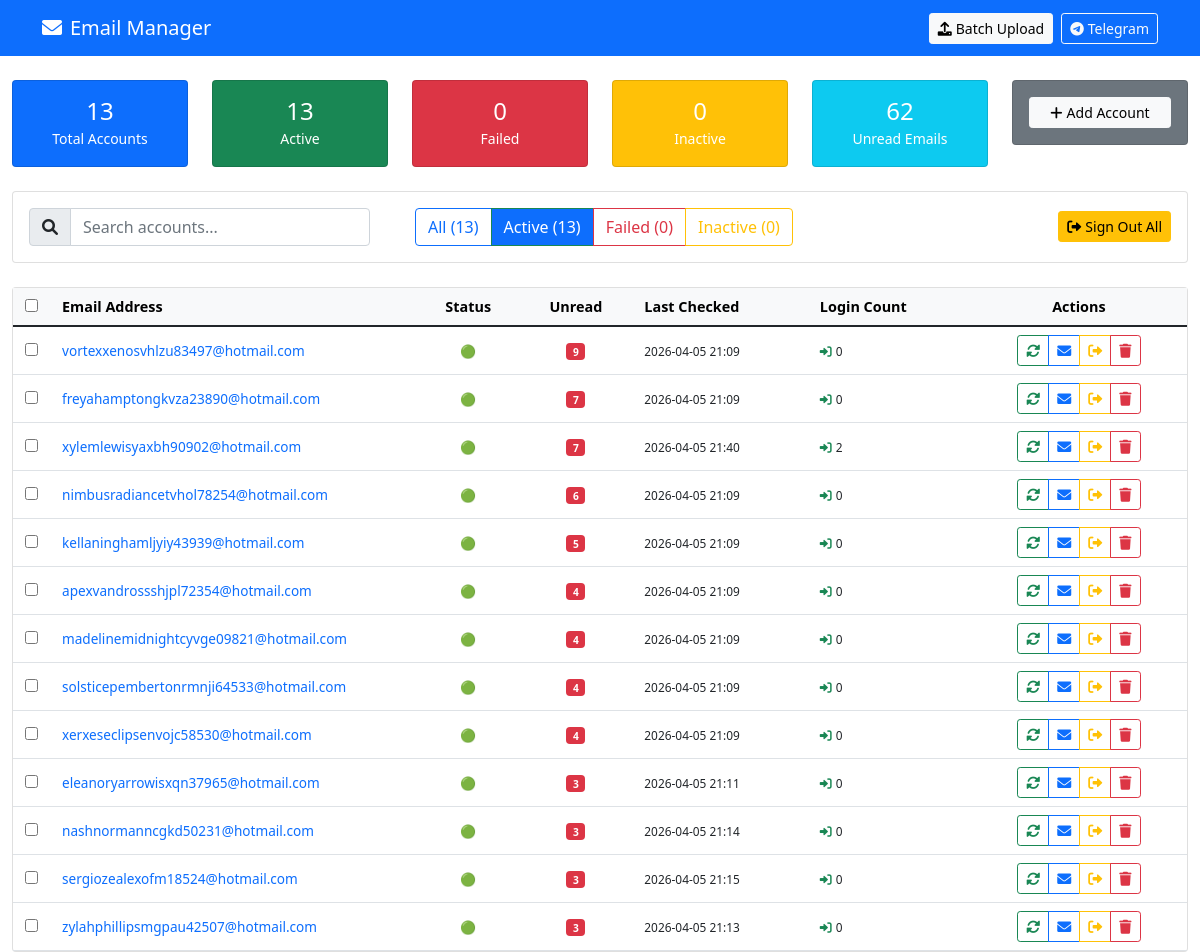
Page /dashboard?status=active on the committed database.
### tables this page shows
CREATE TABLE accounts (
            id INTEGER PRIMARY KEY AUTOINCREMENT,
            email TEXT UNIQUE NOT NULL,
            access_token TEXT,
            refresh_token TEXT,
            is_signed_in BOOLEAN DEFAULT 1,
            last_checked DATETIME,
            unread_count INTEGER DEFAULT 0,
            last_error TEXT
        , date_added DATETIME, login_count INTEGER DEFAULT 0, failure_count INTEGER DEFAULT 0, proxy_slot TEXT, account_status TEXT DEFAULT "active", client_id TEXT);

### app.py (the view)
@app.route('/dashboard')
def dashboard():
    status_filter = request.args.get('status', 'all')
    search_query = request.args.get('search', '')
    page = int(request.args.get('page', 1))
    per_page = 50
    conn = sqlite3.connect(app.config['DATABASE_FILE'])
    c = conn.cursor()
    query = '''
        SELECT id, email, is_signed_in, unread_count, last_checked, last_error,
               date_added, login_count, failure_count, account_status, access_token
        FROM accounts
        WHERE 1=1
    '''
    params = []
    if search_query:
        query += ' AND email LIKE ?'
        params.append(f'%{search_query}%')
    if status_filter == 'active':
        query += ' AND is_signed_in = 1 AND last_error IS NULL'
    elif status_filter == 'failed':
        query += ' AND last_error IS NOT NULL'
    elif status_filter == 'inactive':
        query += ' AND is_signed_in = 0'
    query += ' ORDER BY unread_count DESC, email ASC'
    count_query = f'SELECT COUNT(*) FROM ({query})'
    c.execute(count_query, params)
    total_accounts = c.fetchone()[0]
    query += ' LIMIT ? OFFSET ?'
    params.extend([per_page, (page - 1) * per_page])
    c.execute(query, params)
    accounts = []
    for row in c.fetchall():
        accounts.append({
            'id': row[0],
            'email': row[1],
            'is_signed_in': bool(row[2]),
            'unread_count': row[3],
            'last_checked': row[4],
            'last_error': row[5],
            'date_added': row[6],
            'login_count': row[7],
            'failure_count': row[8],
            'account_status': row[9],
            'access_token': row[10],
            'status_badge': get_status_badge(row[3], row[5], row[2], row[10])  # FIXED: Added access_token parameter
        })
    c.execute('''
        SELECT
            COUNT(*) as total,
            SUM(CASE WHEN is_signed_in = 1 AND last_error IS NULL THEN 1 ELSE 0 END) as active,
            SUM(CASE WHEN last_error IS NOT NULL THEN 1 ELSE 0 END) as failed,
            SUM(CASE WHEN is_signed_in = 0 THEN 1 ELSE 0 END) as inactive,
            SUM(unread_count) as total_unread
        FROM accounts
    ''')
    stats = c.fetchone()
    conn.close()
    total_pages = (total_accounts + per_page - 1) // per_page
    return render_template('index.html',
                         accounts=accounts,
                         stats={
                             'total': stats[0],
                             'active': stats[1],
                             'failed': stats[2],
                             'inactive': stats[3],
                             'total_unread': stats[4]
                         },
                         current_page=page,
                         total_pages=total_pages,
                         status_filter=status_filter,
                         search_query=search_query)

### app.py (called while the page is built)
def get_status_badge(unread_count, last_error, is_signed_in, access_token):
    if access_token and (access_token.startswith('legacy_auth_') or access_token.startswith('imap_auth_')):
        return '🟡'  # Yellow for legacy accounts
    if last_error:
        return '🔴'
    elif not is_signed_in:
        return '⚫'
    elif unread_count > 0:
        return '🟢'
    else:
        return '🔵'

### templates/index.html (shortened to what this page needs)
<!DOCTYPE html>
<html lang="en">
<head>
    <link href="https://cdn.jsdelivr.net/npm/bootstrap@5.1.3/dist/css/bootstrap.min.css" rel="stylesheet">
    <link href="https://cdnjs.cloudflare.com/ajax/libs/font-awesome/6.0.0/css/all.min.css" rel="stylesheet">
</head>
<body>
    <nav class="navbar navbar-expand-lg navbar-dark bg-primary">
        <div class="container">
            <a class="navbar-brand" href="{{ url_for('dashboard') }}">
                <i class="fas fa-envelope me-2"></i>Email Manager
            </a>
            <div class="navbar-nav ms-auto">
                <a href="{{ url_for('batch_upload') }}" class="btn btn-light btn-sm me-2">
                    <i class="fas fa-upload me-1"></i>Batch Upload
                </a>
<a href="{{ url_for('telegram_settings') }}" class="btn btn-outline-light btn-sm">
                    <i class="fab fa-telegram me-1"></i>Telegram
                </a>
            </div>
        </div>
    </nav>
    <div class="container-fluid mt-4">
        <div class="row mb-4">
            <div class="col-md-2">
                <div class="card stats-card bg-primary text-white">
                    <div class="card-body text-center">
                        <h4 class="mb-0">{{ stats.total }}</h4>
                        <small>Total Accounts</small>
                    </div>
                </div>
            </div>
            <div class="col-md-2">
                <div class="card stats-card bg-success text-white">
                    <div class="card-body text-center">
                        <h4 class="mb-0">{{ stats.active }}</h4>
                        <small>Active</small>
                    </div>
                </div>
            </div>
            <div class="col-md-2">
                <div class="card stats-card bg-danger text-white">
                    <div class="card-body text-center">
                        <h4 class="mb-0">{{ stats.failed }}</h4>
                        <small>Failed</small>
                    </div>
                </div>
            </div>
            <div class="col-md-2">
                <div class="card stats-card bg-warning text-white">
                    <div class="card-body text-center">
                        <h4 class="mb-0">{{ stats.inactive }}</h4>
                        <small>Inactive</small>
                    </div>
                </div>
            </div>
            <div class="col-md-2">
                <div class="card stats-card bg-info text-white">
                    <div class="card-body text-center">
                        <h4 class="mb-0">{{ stats.total_unread }}</h4>
                        <small>Unread Emails</small>
                    </div>
                </div>
            </div>
            <div class="col-md-2">
                <div class="card stats-card bg-secondary text-white">
                    <div class="card-body text-center">
                        <a href="{{ url_for('add_account') }}" class="btn btn-light btn-sm w-100">
                            <i class="fas fa-plus me-1"></i>Add Account
                        </a>
                    </div>
                </div>
            </div>
        </div>
        <div class="card mb-4">
            <div class="card-body">
                <div class="row g-3 align-items-center">
                    <div class="col-md-4">
                        <div class="input-group">
                            <span class="input-group-text"><i class="fas fa-search"></i></span>
                            <input type="text" class="form-control search-box" id="searchInput"
                                   placeholder="Search accounts..." value="{{ search_query }}">
                        </div>
                    </div>
                    <div class="col-md-6">
                        <div class="btn-group">
                            <a href="{{ url_for('dashboard', status='all') }}"
                               class="btn btn-outline-primary {{ 'filter-active' if status_filter == 'all' else '' }}">
                                All ({{ stats.total }})
                            </a>
                            <a href="{{ url_for('dashboard', status='active') }}"
                               class="btn btn-outline-success {{ 'filter-active' if status_filter == 'active' else '' }}">
                                Active ({{ stats.active }})
                            </a>
                            <a href="{{ url_for('dashboard', status='failed') }}"
                               class="btn btn-outline-danger {{ 'filter-active' if status_filter == 'failed' else '' }}">
                                Failed ({{ stats.failed }})
                            </a>
                            <a href="{{ url_for('dashboard', status='inactive') }}"
                               class="btn btn-outline-warning {{ 'filter-active' if status_filter == 'inactive' else '' }}">
                                Inactive ({{ stats.inactive }})
                            </a>
                        </div>
                    </div>
                    <div class="col-md-2 text-end">
                        <a href="{{ url_for('sign_out_all') }}" class="btn btn-warning btn-sm"
                           onclick="return confirm('Sign out all accounts?')">
                            <i class="fas fa-sign-out-alt me-1"></i>Sign Out All
                        </a>
                    </div>
                </div>
            </div>
        </div>
        <div class="card">
            <div class="card-body p-0">
                <div class="table-responsive">
                    <table class="table table-hover compact-table mb-0">
                        <thead class="table-light">
                            <tr>
                                <th class="bulk-selector">
                                    <input type="checkbox" id="selectAll" onchange="toggleSelectAll(this)">
                                </th>
                                <th>Email Address</th>
                                <th class="text-center">Status</th>
                                <th class="text-center">Unread</th>
                                <th>Last Checked</th>
                                <th>Login Count</th>
                                <th class="text-center">Actions</th>
                            </tr>
                        </thead>
                        <tbody>
                            {% for account in accounts %}
                            <tr>
                                <td>
                                    <input type="checkbox" class="account-checkbox" value="{{ account.id }}"
                                           onchange="updateBulkActions()">
                                </td>
                                <td class="email-cell">
                                    <a href="{{ url_for('view_emails', account_id=account.id) }}"
                                       class="clickable-email text-decoration-none" title="View emails">
                                        {{ account.email }}
                                    </a>
                                </td>
                                <td class="text-center">
                                    <span class="status-badge">
                                        {{ account.status_badge }}
                                    </span>
                                </td>
                                <td class="text-center unread-count">
                                    {% if account.unread_count > 0 %}
                                    <a href="{{ url_for('view_emails', account_id=account.id) }}"
                                       class="badge bg-danger text-decoration-none">
                                        {{ account.unread_count }}
                                    </a>
                                    {% else %}
                                    <span class="badge bg-secondary">0</span>
                                    {% endif %}
                                </td>
                                <td>
                                    {% if account.last_checked %}
                                    <small>{{ account.last_checked[:16] }}</small>
                                    {% else %}
                                    <small class="text-muted">Never</small>
                                    {% endif %}
                                </td>
                                <td>
                                    <small>
                                        <i class="fas fa-sign-in-alt text-success me-1"></i>{{ account.login_count }}
                                    </small>
                                </td>
                                <td class="text-center action-buttons">
                                    <div class="btn-group btn-group-sm">
                                        <a href="{{ url_for('refresh_account', account_id=account.id) }}"
                                           class="btn btn-outline-success" title="Sync Unread Count">
                                            <i class="fas fa-sync-alt"></i>
                                        </a>
                                        <a href="{{ url_for('view_emails', account_id=account.id) }}"
                                           class="btn btn-outline-primary" title="View emails">
                                            <i class="fas fa-envelope"></i>
                                        </a>
                                        {% if account.is_signed_in %}
                                        <a href="{{ url_for('sign_out', account_id=account.id) }}"
                                           class="btn btn-outline-warning" title="Sign out">
                                            <i class="fas fa-sign-out-alt"></i>
                                        </a>
                                        {% else %}
                                        <a href="{{ url_for('sign_in', account_id=account.id) }}"
                                           class="btn btn-outline-success" title="Sign in">
                                            <i class="fas fa-sign-in-alt"></i>
                                        </a>
                                        {% endif %}
                                        <a href="{{ url_for('delete_account', account_id=account.id) }}"
                                           class="btn btn-outline-danger"
                                           onclick="return confirm('Delete {{ account.email }}?')"
                                           title="Delete account">
                                            <i class="fas fa-trash"></i>
                                        </a>
                                    </div>
                                </td>
                            </tr>
                            {% endfor %}
                        </tbody>
                    </table>
                </div>
            </div>
        </div>
    </div>
</body>
</html>

### templates/index.html (style rules this page uses)
.compact-table th { font-size: 0.9rem; padding: 8px 12px; }
.compact-table td { font-size: 0.85rem; padding: 8px 12px; vertical-align: middle; }
.email-cell { max-width: 250px; word-break: break-all; }
.status-badge { font-size: 0.8rem; }
.unread-count { min-width: 60px; }
.action-buttons { min-width: 140px; }
.bulk-selector { width: 30px; }
.search-box { max-width: 300px; }
.stats-card { transition: all 0.3s; }
.clickable-email { cursor: pointer; color: #0d6efd; }
.filter-active { background-color: #0d6efd !important; color: white !important; }

### rows in the picture
accounts: email "vortexxenosvhlzu83497@hotmail.com", status_badge "🟢", unread_count "9", last_checked "2026-04-05 21:09", login_count "0"
accounts: email "freyahamptongkvza23890@hotmail.com", status_badge "🟢", unread_count "7", last_checked "2026-04-05 21:09", login_count "0"
accounts: email "xylemlewisyaxbh90902@hotmail.com", status_badge "🟢", unread_count "7", last_checked "2026-04-05 21:40", login_count "2"
accounts: email "nimbusradiancetvhol78254@hotmail.com", status_badge "🟢", unread_count "6", last_checked "2026-04-05 21:09", login_count "0"
accounts: email "kellaninghamljyiy43939@hotmail.com", status_badge "🟢", unread_count "5", last_checked "2026-04-05 21:09", login_count "0"
accounts: email "apexvandrossshjpl72354@hotmail.com", status_badge "🟢", unread_count "4", last_checked "2026-04-05 21:09", login_count "0"
accounts: email "madelinemidnightcyvge09821@hotmail.com", status_badge "🟢", unread_count "4", last_checked "2026-04-05 21:09", login_count "0"
accounts: email "solsticepembertonrmnji64533@hotmail.com", status_badge "🟢", unread_count "4", last_checked "2026-04-05 21:09", login_count "0"
accounts: email "xerxeseclipsenvojc58530@hotmail.com", status_badge "🟢", unread_count "4", last_checked "2026-04-05 21:09", login_count "0"
accounts: email "eleanoryarrowisxqn37965@hotmail.com", status_badge "🟢", unread_count "3", last_checked "2026-04-05 21:11", login_count "0"
accounts: email "nashnormanncgkd50231@hotmail.com", status_badge "🟢", unread_count "3", last_checked "2026-04-05 21:14", login_count "0"
accounts: email "sergiozealexofm18524@hotmail.com", status_badge "🟢", unread_count "3", last_checked "2026-04-05 21:15", login_count "0"
accounts: email "zylahphillipsmgpau42507@hotmail.com", status_badge "🟢", unread_count "3", last_checked "2026-04-05 21:13", login_count "0"

### other values in the picture
{{ stats.total }} "13"
{{ stats.active }} "13"
{{ stats.failed }} "0"
{{ stats.inactive }} "0"
{{ stats.total_unread }} "62"
